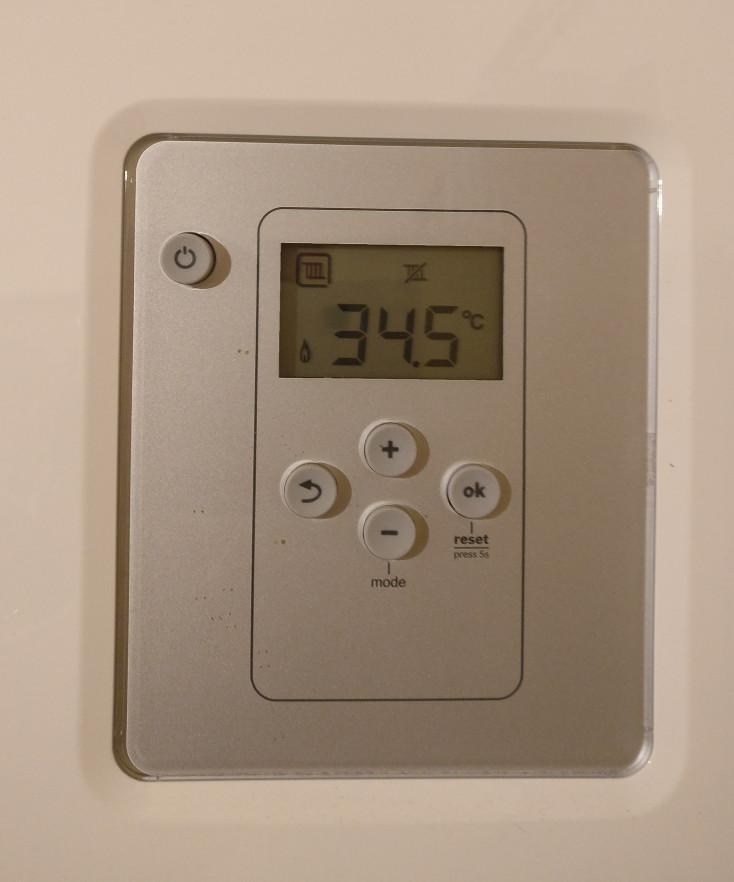
#> input picture Kod denemeleri (Hepsi)/Kodları denerken kullanılan resimler/example.jpg, 734 x 882 px, given in place of the camera
$ python 'KODSONHALİİ1.py' --image '../Kod denemeleri (Hepsi)/Kodları denerken kullanılan resimler/example.jpg'
#> lines starting #> are read from the running program, lines starting #| are printed output that depends on the picture; after the words box and inside, x2 and y2 are one past the last pixel; in counts of white or black regions, pixels touching at a corner belong together
# USAGE
# python ocr.py --image images/example_01.png
# python ocr.py --image images/example_02.png  --preprocess blur
#PARAMETRE OLARAK Live_frame.png vermeyi unutma
# import the necessary packages
from PIL import Image
import pytesseract
import argparse
import cv2
import os
import time


cam = cv2.VideoCapture(0)
while True:
    ret_val, img = cam.read()
#> img is the input picture: shape (882, 734, 3); mean B, G, R 129, 147.5, 166.8
    cv2.imshow('my webcam', img)
    cv2.imwrite("Live_frame.jpg", img)

    # construct the argument parse and parse the arguments
    ap = argparse.ArgumentParser()
    ap.add_argument("-i", "--image", required=True,
                    help="path to input image to be OCR'd")
    ap.add_argument("-p", "--preprocess", type=str, default="thresh",
                    help="type of preprocessing to be done")
    args = vars(ap.parse_args())

    # load the example image and convert it to grayscale
    image = cv2.imread(args["image"])
    gray = cv2.cvtColor(image, cv2.COLOR_BGR2GRAY)
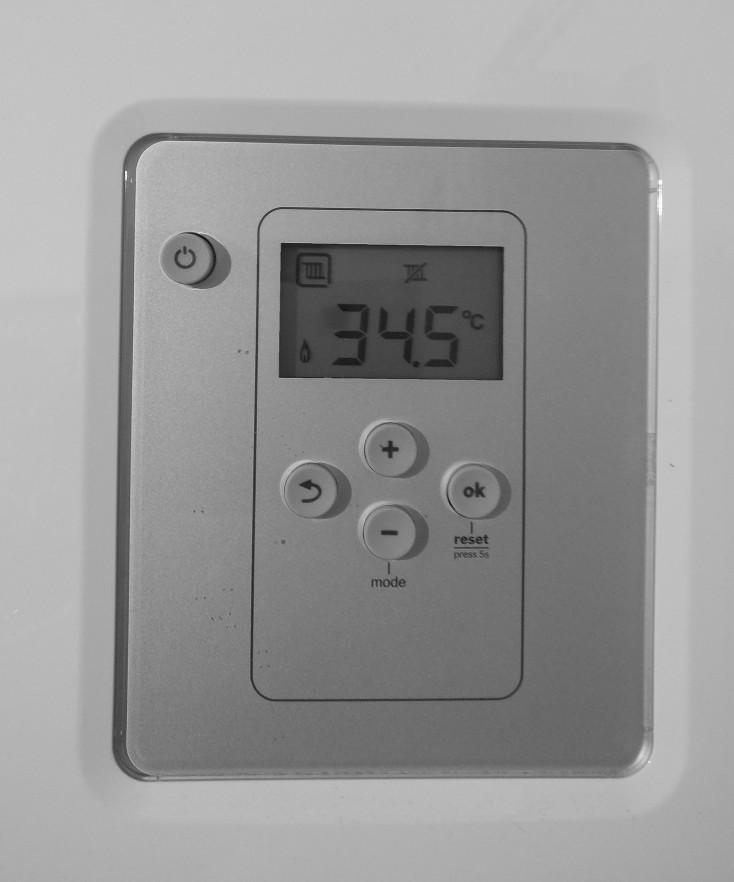
#> gray: shape (882, 734); min 9, max 253, mean 151.1

    cv2.imshow("Image", gray)
    gray = cv2.Canny(image, 100, 200)
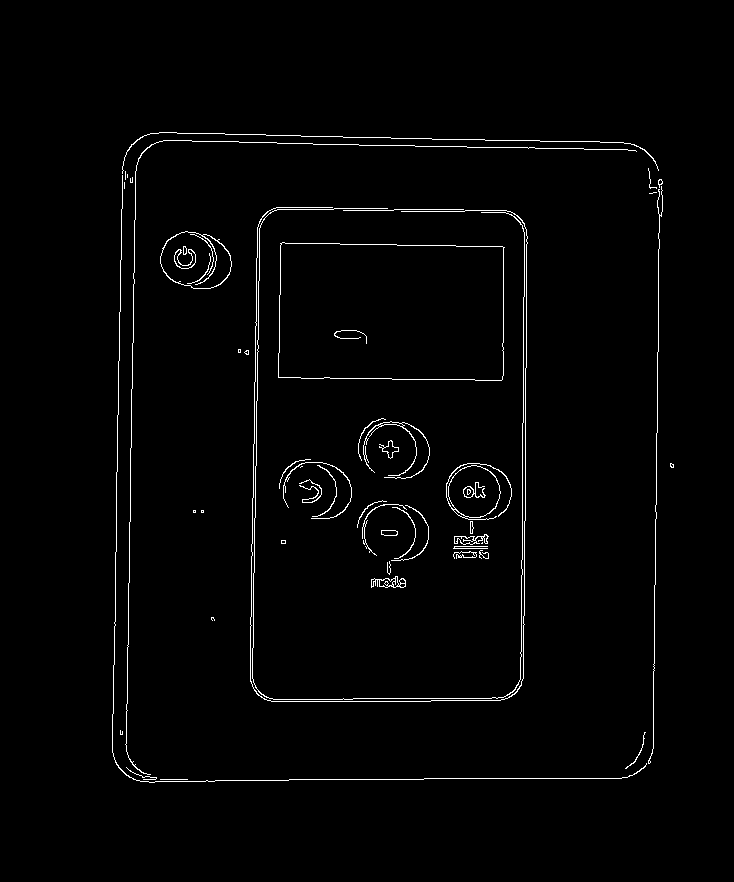
#> gray: shape (882, 734); 1.6% white in thin lines or dots, all inside (x1, y1, x2, y2) = (112, 132, 674, 783)
    cv2.imshow("canny", gray)
    # check to see if we should apply thresholding to preprocess the
    # image
    if args["preprocess"] == "thresh":
        gray = cv2.threshold(gray, 0, 255,
                             cv2.THRESH_BINARY_INV | cv2.THRESH_OTSU)[1]

    # make a check to see if median blurring should be done to remove
    # noise
    elif args["preprocess"] == "blur":
        gray = cv2.medianBlur(gray, 2)


    # write the grayscale image to disk as a temporary file so we can
    # apply OCR to it
    filename = "{}.png".format(os.getpid())
    cv2.imwrite(filename, gray)

    # load the image as a PIL/Pillow image, apply OCR, and then delete
    # the temporary file
#> (the run stopped early here; a loop or call above may not have finished)
